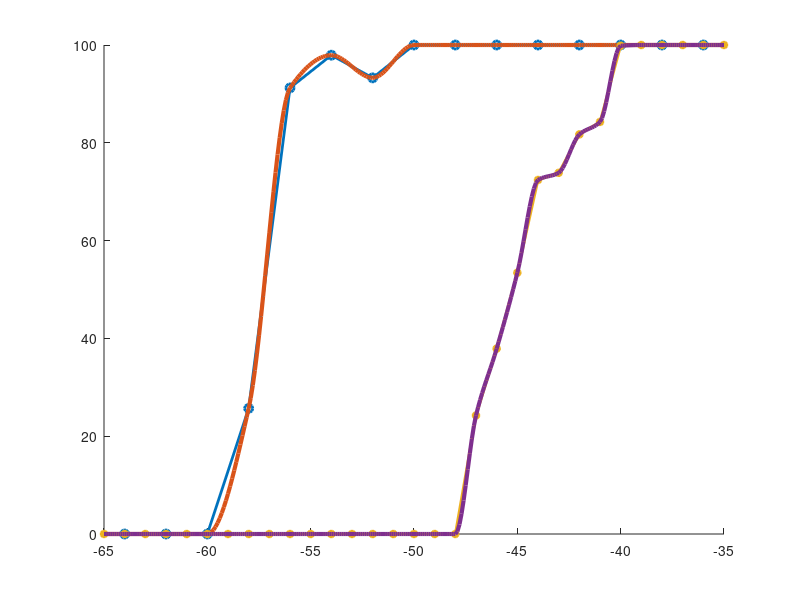

MATLAB code to generate this figure:
load('BER_data.mat');
P = -64:2:-36;
val_ce = zeros(1,length(P));
val = zeros(1,length(P));
BER_pos = -60:2:-28;

for i = 1:length(BER_val)
    val(P == BER_pos(i)) = 1 - BER_val(i);
end

BER_pos_ce = -48:1:-36;
P_1 = -65:1:-35;
val_1 = zeros(1,length(P_1));
for i = 1:length(BER_ce)
    val_1(P_1 == BER_pos_ce(i)) = (1 - BER_ce(i));
    pos_temp = find(P_1 == BER_pos_ce(i));
end
val_1(pos_temp:length(P_1)) = 1;

P_new = -65:0.1:-35;
val_sp = pchip(P,val,P_new);
val_ce_sp = pchip(P_1,val_1,P_new);

figure;hold on;
plot(P,val*100,'Marker','o','LineWidth',2);
plot(P_new,val_sp*100,'LineWidth',3);
plot(P_1,val_1*100,'Marker','*','LineWidth',2);
plot(P_new,val_ce_sp*100,'LineWidth',3);